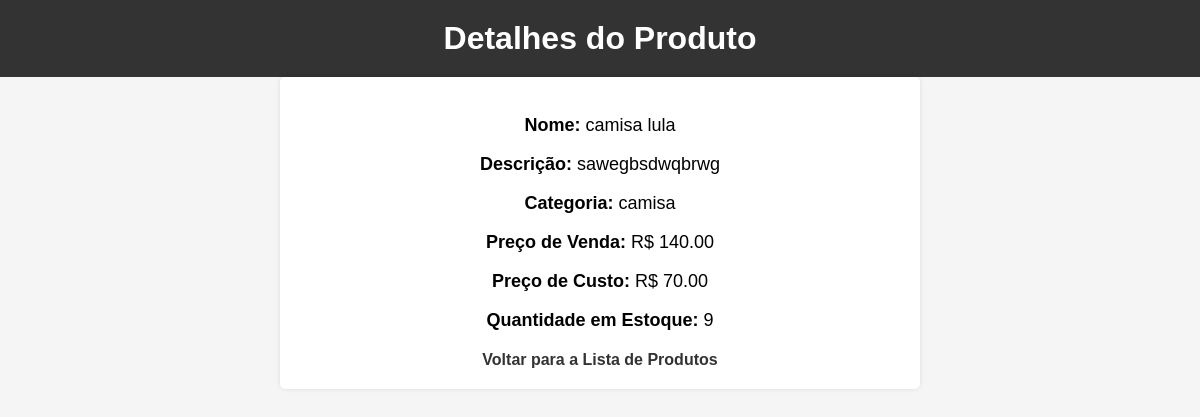
The app's page /estoque/produto/4/, older data.
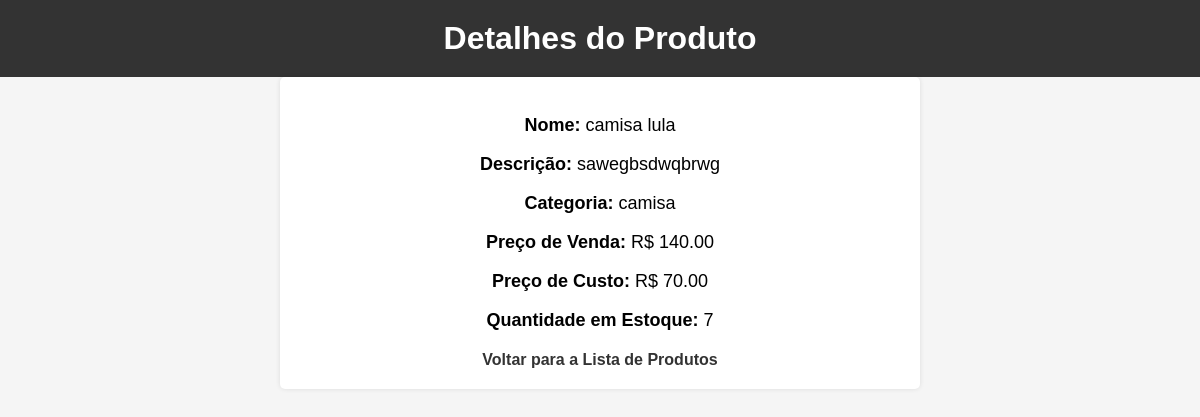
The same page, newer data.
### estoque/models.py (models this page shows, shortened)
class Produto(models.Model):
    nome = models.CharField(max_length=255)
    descricao = models.TextField()
    categoria = models.ForeignKey(Categoria, on_delete=models.CASCADE)
    preco_venda = models.DecimalField(max_digits=10, decimal_places=2)
    preco_custo = models.DecimalField(max_digits=10, decimal_places=2)
    quantidade_estoque = models.IntegerField()

class Categoria(models.Model):
    nome = models.CharField(max_length=255)
    def __str__(self):
        return self.nome

### estoque/views.py (the view)
# urls.py: path('produto/<int:produto_id>/', views.detalhes_produto, name='detalhes_produto'),
def detalhes_produto(request, produto_id):
    produto = get_object_or_404(Produto, pk=produto_id)
    transacoes = TransacaoEstoque.objects.filter(produto=produto)
    return render(request, 'estoque/detalhes_produto.html', {'produto': produto, 'transacoes': transacoes})

### estoque/templates/estoque/detalhes_produto.html (shortened to what this page needs)
<!DOCTYPE html>
<html lang="en">
<head>
</head>
<body>
    <h1>Detalhes do Produto</h1>
    <div class="details-container">
        <p><strong>Nome:</strong> {{ produto.nome }}</p>
        <p><strong>Descrição:</strong> {{ produto.descricao }}</p>
        <p><strong>Categoria:</strong> {{ produto.categoria }}</p>
        <p><strong>Preço de Venda:</strong> R$ {{ produto.preco_venda }}</p>
        <p><strong>Preço de Custo:</strong> R$ {{ produto.preco_custo }}</p>
        <p><strong>Quantidade em Estoque:</strong> {{ produto.quantidade_estoque }}</p>
        <a class="back-link" href="{% url 'lista_produtos' %}">Voltar para a Lista de Produtos</a>
    </div>
</body>
</html>

Row changes from the older to the newer data that the page shows:
changed Produto "camisa lula": quantidade_estoque "9" → "7"
